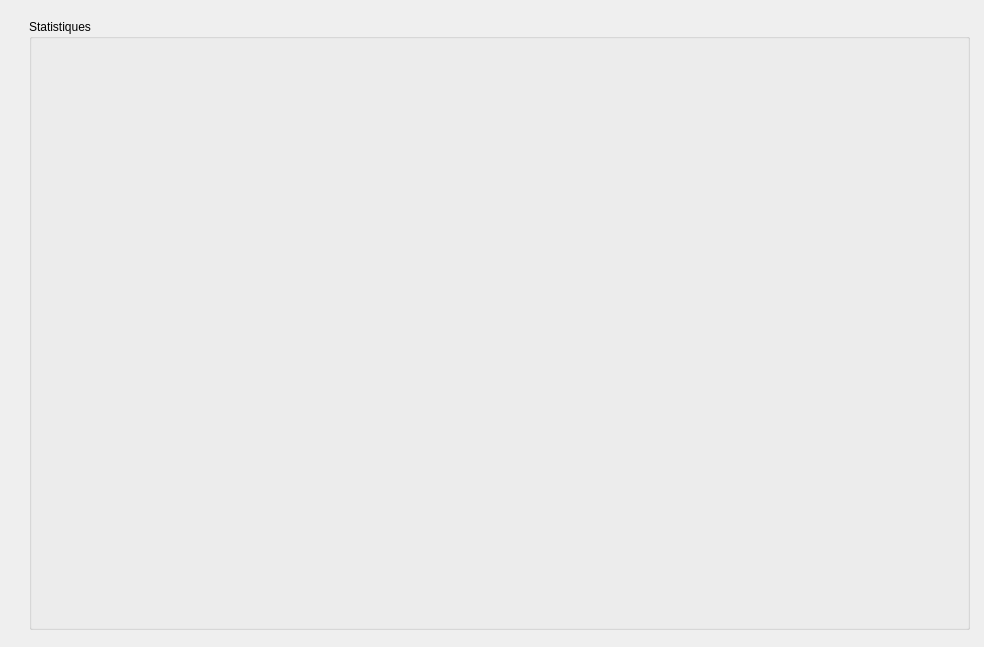
<?xml version="1.0" encoding="UTF-8"?>
<ui version="4.0">
 <class>statistiques</class>
 <widget class="QDialog" name="statistiques">
  <property name="geometry">
   <rect>
    <x>0</x>
    <y>0</y>
    <width>984</width>
    <height>647</height>
   </rect>
  </property>
  <property name="windowTitle">
   <string>Dialog</string>
  </property>
  <widget class="QGroupBox" name="groupBox">
   <property name="geometry">
    <rect>
     <x>29</x>
     <y>19</y>
     <width>941</width>
     <height>611</height>
    </rect>
   </property>
   <property name="title">
    <string>Statistiques</string>
   </property>
   <widget class="QCustomPlot" name="customPlot" native="true">
    <property name="geometry">
     <rect>
      <x>9</x>
      <y>19</y>
      <width>911</width>
      <height>571</height>
     </rect>
    </property>
   </widget>
  </widget>
 </widget>
 <customwidgets>
  <customwidget>
   <class>QCustomPlot</class>
   <extends>QWidget</extends>
   <header>../../qcustomplot.h</header>
   <container>1</container>
  </customwidget>
 </customwidgets>
 <resources/>
 <connections/>
</ui>
